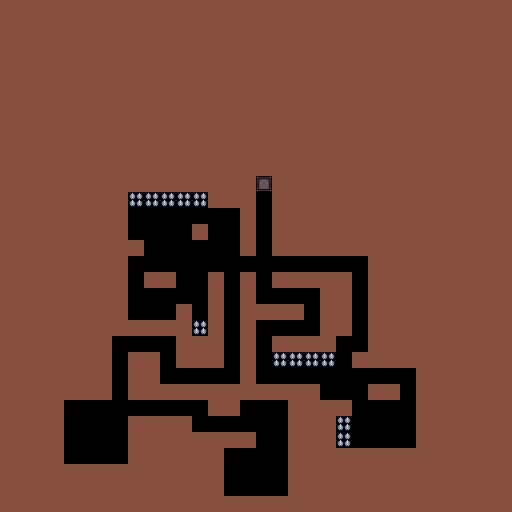

Tiled map render using the project's own tile images. Description and the whole map definition, tile-layer contents included, below:
An orthogonal 32x32 tile map with 16x16 px tiles, 1 tile layer (Tile Layer 1).

<map height="32" infinite="0" nextobjectid="9" orientation="orthogonal" renderorder="left-up" tiledversion="1.1.5" tileheight="16" tilewidth="16" version="1.0" width="32">
 <properties>
  <property name="atlas" value="tileset/Level1.atlas" />
  <property name="spawn" value="" />
  <property name="startx" type="int" value="14" />
  <property name="starty" type="int" value="30" />
 </properties>
 <tileset firstgid="1" source="../tileset/Slime All Tiles.tsx" />
 <layer height="32" name="Tile Layer 1" width="32">
  <data encoding="csv">
1257,1257,1257,1257,1257,1257,1257,1257,1257,1257,1257,1257,1257,1257,1257,1257,1257,1257,1257,1257,1257,1257,1257,1257,1257,1257,1257,1257,1257,1257,1257,1257,
1257,1257,1257,1257,1257,1257,1257,1257,1257,1257,1257,1257,1257,1257,1257,1257,1257,1257,1257,1257,1257,1257,1257,1257,1257,1257,1257,1257,1257,1257,1257,1257,
1257,1257,1257,1257,1257,1257,1257,1257,1257,1257,1257,1257,1257,1257,1257,1257,1257,1257,1257,1257,1257,1257,1257,1257,1257,1257,1257,1257,1257,1257,1257,1257,
1257,1257,1257,1257,1257,1257,1257,1257,1257,1257,1257,1257,1257,1257,1257,1257,1257,1257,1257,1257,1257,1257,1257,1257,1257,1257,1257,1257,1257,1257,1257,1257,
1257,1257,1257,1257,1257,1257,1257,1257,1257,1257,1257,1257,1257,1257,1257,1257,1257,1257,1257,1257,1257,1257,1257,1257,1257,1257,1257,1257,1257,1257,1257,1257,
1257,1257,1257,1257,1257,1257,1257,1257,1257,1257,1257,1257,1257,1257,1257,1257,1257,1257,1257,1257,1257,1257,1257,1257,1257,1257,1257,1257,1257,1257,1257,1257,
1257,1257,1257,1257,1257,1257,1257,1257,1257,1257,1257,1257,1257,1257,1257,1257,1257,1257,1257,1257,1257,1257,1257,1257,1257,1257,1257,1257,1257,1257,1257,1257,
1257,1257,1257,1257,1257,1257,1257,1257,1257,1257,1257,1257,1257,1257,1257,1257,1257,1257,1257,1257,1257,1257,1257,1257,1257,1257,1257,1257,1257,1257,1257,1257,
1257,1257,1257,1257,1257,1257,1257,1257,1257,1257,1257,1257,1257,1257,1257,1257,1257,1257,1257,1257,1257,1257,1257,1257,1257,1257,1257,1257,1257,1257,1257,1257,
1257,1257,1257,1257,1257,1257,1257,1257,1257,1257,1257,1257,1257,1257,1257,1257,1257,1257,1257,1257,1257,1257,1257,1257,1257,1257,1257,1257,1257,1257,1257,1257,
1257,1257,1257,1257,1257,1257,1257,1257,1257,1257,1257,1257,1257,1257,1257,1257,1257,1257,1257,1257,1257,1257,1257,1257,1257,1257,1257,1257,1257,1257,1257,1257,
1257,1257,1257,1257,1257,1257,1257,1257,1257,1257,1257,1257,1257,1257,1257,1257,344,1257,1257,1257,1257,1257,1257,1257,1257,1257,1257,1257,1257,1257,1257,1257,
1257,1257,1257,1257,1257,1257,1257,1257,386,386,386,386,386,1257,1257,1257,0,1257,1257,1257,1257,1257,1257,1257,1257,1257,1257,1257,1257,1257,1257,1257,
1257,1257,1257,1257,1257,1257,1257,1257,0,0,0,0,0,0,0,1257,0,1257,1257,1257,1257,1257,1257,1257,1257,1257,1257,1257,1257,1257,1257,1257,
1257,1257,1257,1257,1257,1257,1257,1257,0,0,0,0,1257,0,0,1257,0,1257,1257,1257,1257,1257,1257,1257,1257,1257,1257,1257,1257,1257,1257,1257,
1257,1257,1257,1257,1257,1257,1257,1257,1257,0,0,0,0,0,0,1257,0,1257,1257,1257,1257,1257,1257,1257,1257,1257,1257,1257,1257,1257,1257,1257,
1257,1257,1257,1257,1257,1257,1257,1257,0,0,0,0,0,0,0,0,0,0,0,0,0,0,0,1257,1257,1257,1257,1257,1257,1257,1257,1257,
1257,1257,1257,1257,1257,1257,1257,1257,0,1257,1257,0,0,1257,0,1257,0,1257,1257,1257,1257,1257,0,1257,1257,1257,1257,1257,1257,1257,1257,1257,
1257,1257,1257,1257,1257,1257,1257,1257,0,0,0,0,0,1257,0,1257,0,0,0,0,1257,1257,0,1257,1257,1257,1257,1257,1257,1257,1257,1257,
1257,1257,1257,1257,1257,1257,1257,1257,0,0,0,1257,0,1257,0,1257,1257,1257,1257,0,1257,1257,0,1257,1257,1257,1257,1257,1257,1257,1257,1257,
1257,1257,1257,1257,1257,1257,1257,1257,1257,1257,1257,1257,386,1257,0,1257,0,0,0,0,1257,1257,0,1257,1257,1257,1257,1257,1257,1257,1257,1257,
1257,1257,1257,1257,1257,1257,1257,0,0,0,0,1257,1257,1257,0,1257,0,1257,1257,1257,1257,0,0,1257,1257,1257,1257,1257,1257,1257,1257,1257,
1257,1257,1257,1257,1257,1257,1257,0,1257,1257,0,1257,1257,1257,0,1257,0,386,386,386,386,0,1257,1257,1257,1257,1257,1257,1257,1257,1257,1257,
1257,1257,1257,1257,1257,1257,1257,0,1257,1257,0,0,0,0,0,1257,0,0,0,0,0,0,0,0,0,0,1257,1257,1257,1257,1257,1257,
1257,1257,1257,1257,1257,1257,1257,0,1257,1257,1257,1257,1257,1257,1257,1257,1257,1257,1257,1257,0,0,0,1257,1257,0,1257,1257,1257,1257,1257,1257,
1257,1257,1257,1257,0,0,0,0,0,0,0,0,0,1257,1257,0,0,0,1257,1257,1257,1257,0,0,0,0,1257,1257,1257,1257,1257,1257,
1257,1257,1257,1257,0,0,0,0,1257,1257,1257,1257,0,0,0,0,0,0,1257,1257,1257,386,0,0,0,0,1257,1257,1257,1257,1257,1257,
1257,1257,1257,1257,0,0,0,0,1257,1257,1257,1257,1257,1257,1257,1257,0,0,1257,1257,1257,386,0,0,0,0,1257,1257,1257,1257,1257,1257,
1257,1257,1257,1257,0,0,0,0,1257,1257,1257,1257,1257,1257,0,0,0,0,1257,1257,1257,1257,1257,1257,1257,1257,1257,1257,1257,1257,1257,1257,
1257,1257,1257,1257,1257,1257,1257,1257,1257,1257,1257,1257,1257,1257,0,0,0,0,1257,1257,1257,1257,1257,1257,1257,1257,1257,1257,1257,1257,1257,1257,
1257,1257,1257,1257,1257,1257,1257,1257,1257,1257,1257,1257,1257,1257,0,0,0,0,1257,1257,1257,1257,1257,1257,1257,1257,1257,1257,1257,1257,1257,1257,
1257,1257,1257,1257,1257,1257,1257,1257,1257,1257,1257,1257,1257,1257,1257,1257,1257,1257,1257,1257,1257,1257,1257,1257,1257,1257,1257,1257,1257,1257,1257,1257
</data>
 </layer>
</map>
